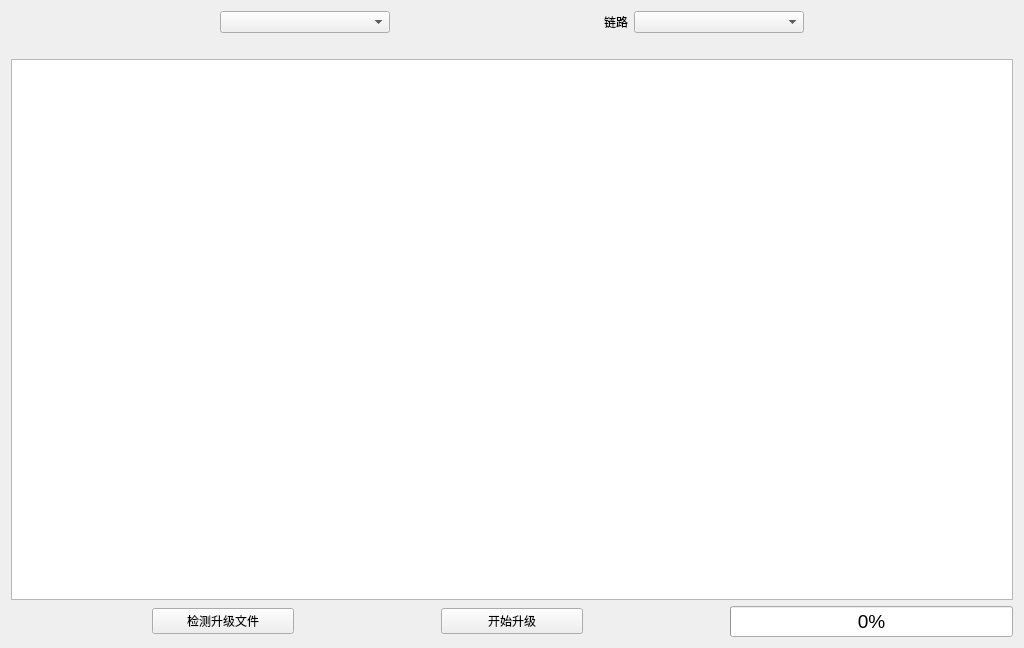
<?xml version="1.0" encoding="UTF-8"?>
<ui version="4.0">
 <class>upgradeModelWidget</class>
 <widget class="QWidget" name="upgradeModelWidget">
  <property name="geometry">
   <rect>
    <x>0</x>
    <y>0</y>
    <width>1024</width>
    <height>648</height>
   </rect>
  </property>
  <property name="windowTitle">
   <string notr="true">Form</string>
  </property>
  <layout class="QGridLayout" name="gridLayout">
   <item row="0" column="0">
    <layout class="QVBoxLayout" name="verticalLayout">
     <item>
      <layout class="QHBoxLayout" name="horizontalLayout_2">
       <item>
        <spacer name="horizontalSpacer_7">
         <property name="orientation">
          <enum>Qt::Horizontal</enum>
         </property>
         <property name="sizeHint" stdset="0">
          <size>
           <width>40</width>
           <height>20</height>
          </size>
         </property>
        </spacer>
       </item>
       <item>
        <widget class="QComboBox" name="comboBox_function">
         <property name="minimumSize">
          <size>
           <width>170</width>
           <height>0</height>
          </size>
         </property>
        </widget>
       </item>
       <item>
        <spacer name="horizontalSpacer_2">
         <property name="orientation">
          <enum>Qt::Horizontal</enum>
         </property>
         <property name="sizeHint" stdset="0">
          <size>
           <width>40</width>
           <height>20</height>
          </size>
         </property>
        </spacer>
       </item>
       <item>
        <widget class="QLabel" name="label_2">
         <property name="text">
          <string>链路</string>
         </property>
        </widget>
       </item>
       <item>
        <widget class="QComboBox" name="comboBox_chain">
         <property name="minimumSize">
          <size>
           <width>170</width>
           <height>0</height>
          </size>
         </property>
        </widget>
       </item>
       <item>
        <spacer name="horizontalSpacer_6">
         <property name="orientation">
          <enum>Qt::Horizontal</enum>
         </property>
         <property name="sizeHint" stdset="0">
          <size>
           <width>40</width>
           <height>20</height>
          </size>
         </property>
        </spacer>
       </item>
      </layout>
     </item>
     <item>
      <widget class="QLabel" name="ipc1resultlabel">
       <property name="text">
        <string/>
       </property>
      </widget>
     </item>
    </layout>
   </item>
   <item row="1" column="0">
    <widget class="QListWidget" name="FileListWidget"/>
   </item>
   <item row="2" column="0">
    <layout class="QHBoxLayout" name="horizontalLayout" stretch="1,1,1,1,1,2">
     <item>
      <spacer name="horizontalSpacer_3">
       <property name="orientation">
        <enum>Qt::Horizontal</enum>
       </property>
       <property name="sizeHint" stdset="0">
        <size>
         <width>40</width>
         <height>20</height>
        </size>
       </property>
      </spacer>
     </item>
     <item>
      <widget class="QPushButton" name="checkFileBtn">
       <property name="text">
        <string notr="true">检测升级文件</string>
       </property>
      </widget>
     </item>
     <item>
      <spacer name="horizontalSpacer_4">
       <property name="orientation">
        <enum>Qt::Horizontal</enum>
       </property>
       <property name="sizeHint" stdset="0">
        <size>
         <width>40</width>
         <height>20</height>
        </size>
       </property>
      </spacer>
     </item>
     <item>
      <widget class="QPushButton" name="startUpgradeBtn">
       <property name="text">
        <string notr="true">开始升级</string>
       </property>
      </widget>
     </item>
     <item>
      <spacer name="horizontalSpacer_5">
       <property name="orientation">
        <enum>Qt::Horizontal</enum>
       </property>
       <property name="sizeHint" stdset="0">
        <size>
         <width>40</width>
         <height>20</height>
        </size>
       </property>
      </spacer>
     </item>
     <item>
      <widget class="QProgressBar" name="progressBar">
       <property name="font">
        <font>
         <pointsize>14</pointsize>
         <italic>false</italic>
         <kerning>true</kerning>
        </font>
       </property>
       <property name="maximum">
        <number>100</number>
       </property>
       <property name="value">
        <number>0</number>
       </property>
      </widget>
     </item>
    </layout>
   </item>
  </layout>
 </widget>
 <resources/>
 <connections/>
</ui>
